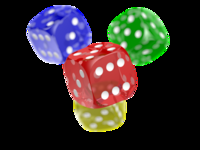
#> input picture Chapter 2 - Handling Files, Cameras, and GUIs/dices.png, 200 x 150 px
$ python AccessingImageData.py
#> lines starting #> are read from the running program, lines starting #| are printed output that depends on the picture; after the words box and inside, x2 and y2 are one past the last pixel; in counts of white or black regions, pixels touching at a corner belong together
import cv2

img = cv2.imread('dices.png')
#> img is the input picture: shape (150, 200, 3); mean B, G, R 41.9, 44.3, 49.9

img[0, 0] = [255, 255, 255] #accessing pixel at [0,0] (top left corner) and setting it to white
#> img: shape (150, 200, 3); under 0.01% of pixels changed, all inside (x1, y1, x2, y2) = (0, 0, 1, 1)

img.itemset((120, 120, 0), 255) #accessing pixel at [120,120] and setting the blue channel [0] to 255.
#> img: shape (150, 200, 3); mean B, G, R 41.9, 44.4, 49.9
                                #It is important to note that the order of the parameters is [y, x, channel], and the channels are BGR.

#itemset is faster than accessing individual pixels as I did in the previous snippet

img[:, :, 1] = 0 #accessing all pixels from the image and setting the green channel [1] to 0.
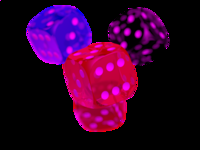
#> img: shape (150, 200, 3); mean B, G, R 41.9, 0, 49.9
                 #I'm using array slicing to do this, which is more efficient than accessing individual pixels.

my_roi = img[50:100, 0:100] #accessing a region of interest (ROI) from the image, also using the array slicing method.
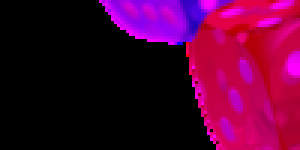
#> my_roi: shape (50, 100, 3) (shown 3 times larger); mean B, G, R 48.8, 0, 79.2
img[30:80, 10:110] = my_roi
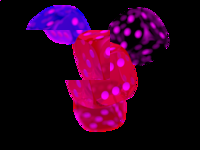
#> img: shape (150, 200, 3); 11.28% of pixels changed, all inside (x1, y1, x2, y2) = (26, 30, 110, 80)

print(img.shape) #shape: describes the shape of the array. It contains (in order) the height, width, and the number of channels (for colorful images).
#| (150, 200, 3)
                 #For grayscale images, the len(shape) == 2, whereas for colorful images is len(shape) == 3.

print(img.size) #size: describes the number of elements in the array.
#| 90000
                #For grayscale images, this is the number of pixels. For colorful images, this is the number of pixels times the number of channels.

print(img.dtype) #dtype: describes the data type of the array. For an 8-bit-per-channel image, the datatype is numpy.uint8.
#| uint8

cv2.imshow("image",img)
cv2.waitKey(0)
